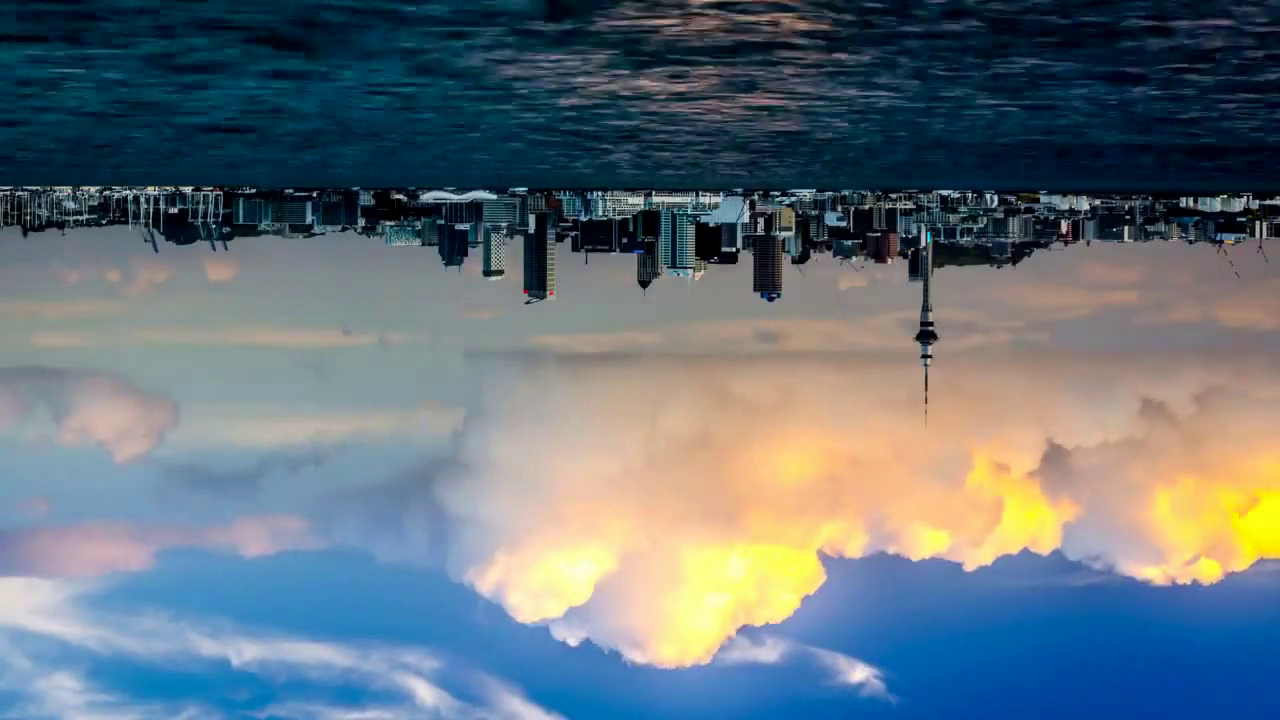
#> input picture frame 14 of src/02 - Video/flip_frame.mp4, 1280 x 720 px, given in place of nature.mp4, which was not available
$ python 02-Video_analysis.py
#> lines starting #> are read from the running program, lines starting #| are printed output that depends on the picture
'''
Output : Flip the frame , capture a video and saving each and every frame
         saving a video in the form of .avi extension
         Difference between cv2.waitKey(0) and cv2.waitKey(1)
'''

# Import package
import cv2


def main():

    # Use cv2.VideoCapture() to get a video capture object for the camera.
    cap = cv2.VideoCapture('../Images and Videos/nature.mp4')

    # fourcc is a 4-byte code used to specify the video codec.
    fourcc = cv2.VideoWriter_fourcc(*'DIVX')

    # 1.video name 3.frame per sec 4.window size
    out = cv2.VideoWriter('Original_frame.avi', fourcc, 20.0, (1280, 720))

    while True:

        # Capture video, frame by frame
        ret, frame = cap.read()
#> frame is the input picture: shape (720, 1280, 3); mean B, G, R 123, 113.9, 99.5

        # Flip the frame
        flip_frame = cv2.flip(frame, 0)
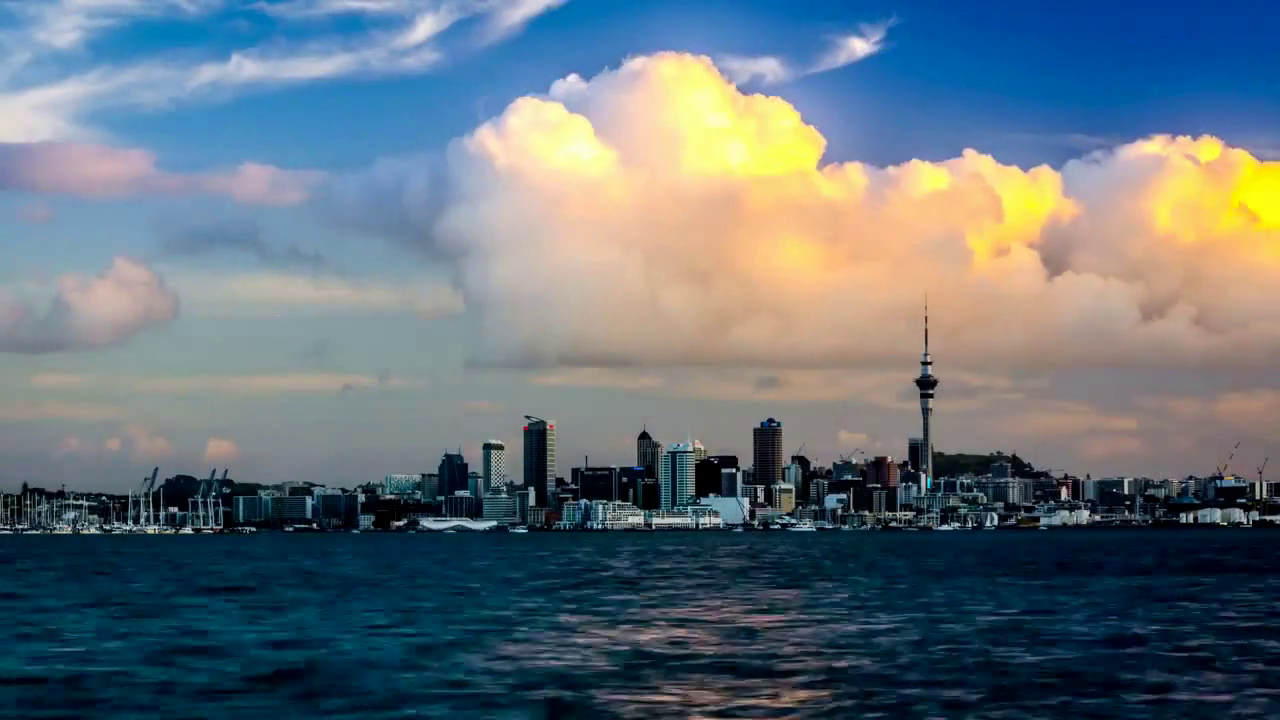
#> flip_frame: shape (720, 1280, 3); mean B, G, R 123, 113.9, 99.5

        out.write(flip_frame)
        cv2.imshow('frame', frame)
        cv2.imshow('Flip frame', flip_frame)

        if cv2.waitKey(1) & 0xFF == ord('q'):  # u can choose any key
#> (key q is pressed here)
            break

    # When everything done, release the video write objects and video capture object
    cap.release()
    out.release()  # video capture stop
    cv2.destroyAllWindows()

main()

$ run again, starting later in the video
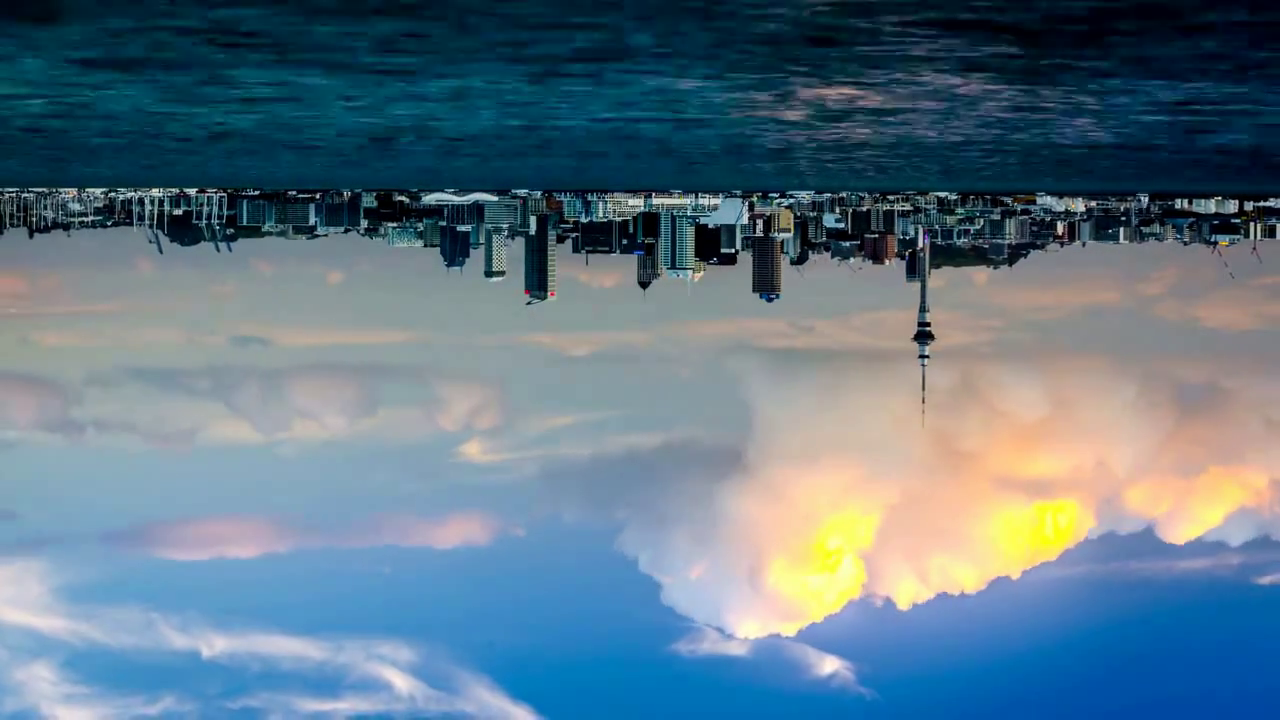
#> input picture frame 65 of src/02 - Video/flip_frame.mp4, 1280 x 720 px, given in place of nature.mp4, which was not available
#> in main, frame is the input picture: shape (720, 1280, 3); mean B, G, R 133.8, 117.9, 93.2
#> in main, `flip_frame = cv2.flip(frame, 0)`:
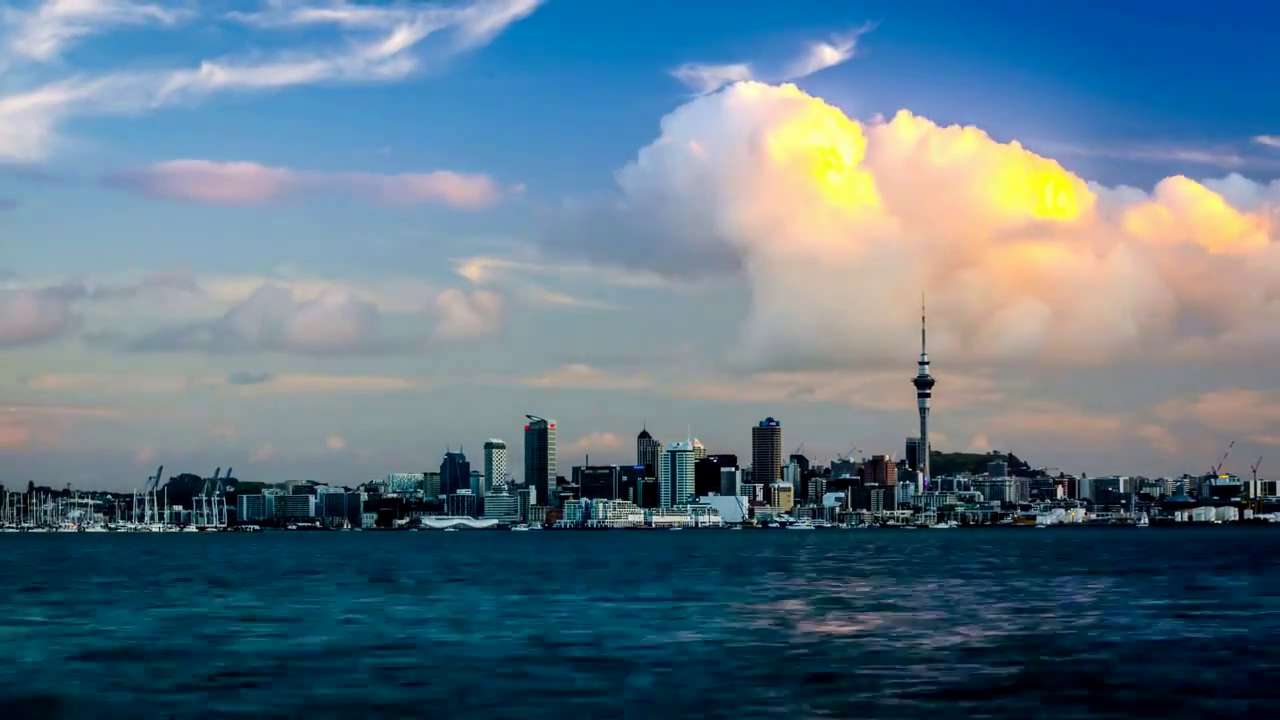
#> flip_frame: shape (720, 1280, 3); mean B, G, R 133.8, 117.9, 93.2

$ run again, starting later in the video
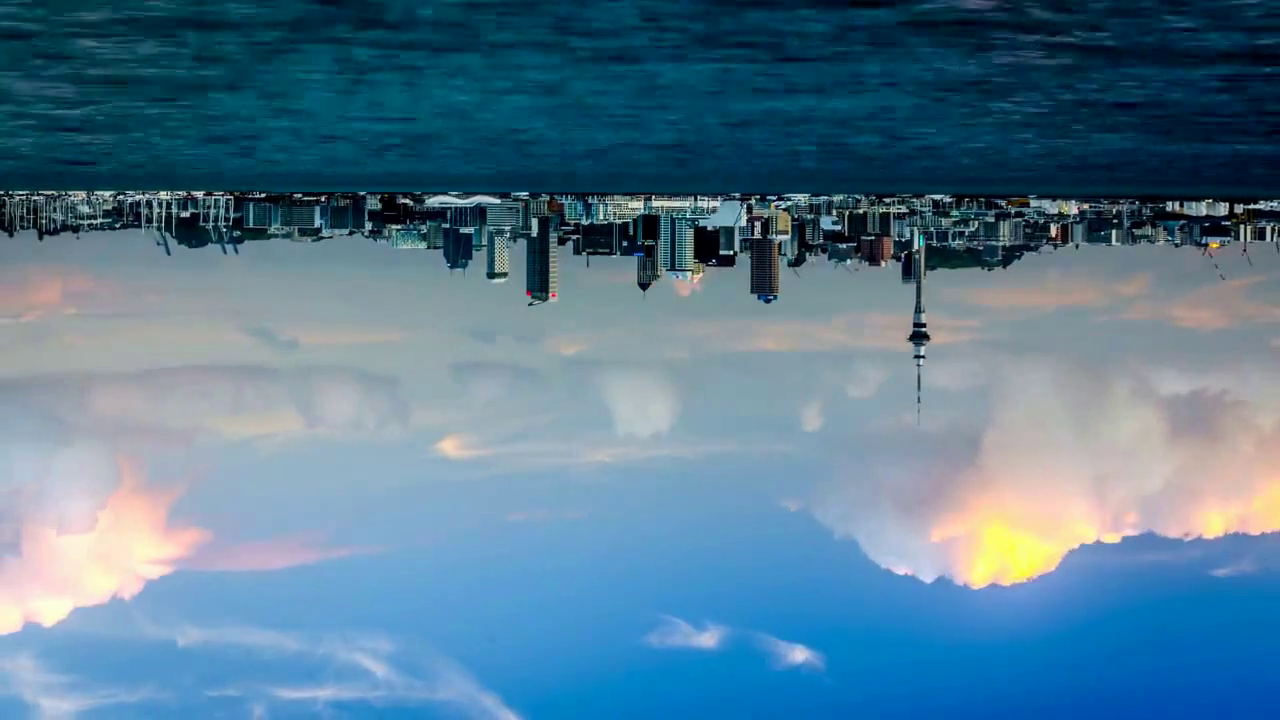
#> input picture frame 116 of src/02 - Video/flip_frame.mp4, 1280 x 720 px, given in place of nature.mp4, which was not available
#> in main, frame is the input picture: shape (720, 1280, 3); mean B, G, R 145.5, 122, 84.8
#> in main, `flip_frame = cv2.flip(frame, 0)`:
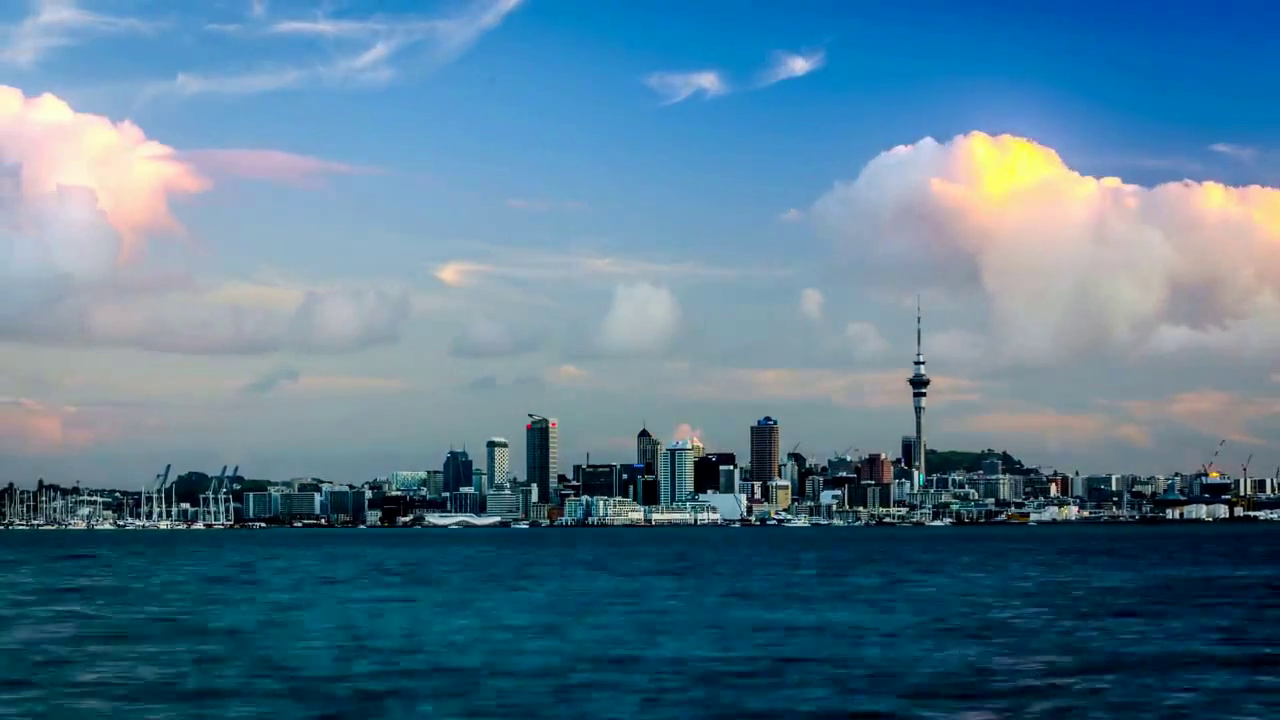
#> flip_frame: shape (720, 1280, 3); mean B, G, R 145.5, 122, 84.8
